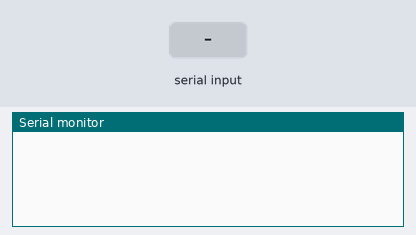
A sketch run on a simulated Arduino Uno, built with avr-gcc and run on an emulated ATmega328P. On the bench: the last lines printed to the serial monitor. The inputs (shaded band) are chosen by the test bench.

Above: at 1.2 s.
1.3 s: "90,45,200\n" received over Serial
At 3.5 s:
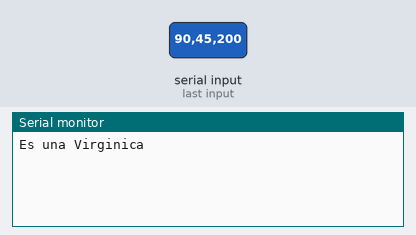
3.8 s: "1,90,45\n" received over Serial
At 5.6 s:
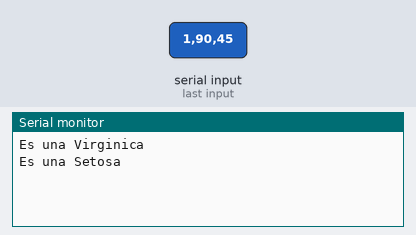

The sketch:

tree.ino
```cpp
int tree(float petalLength, float petalWidth, float sepalLength, float sepalWidth) {
    if (petalLength <= 2.45) {
        return 0; // Setosa
    } else if (petalLength > 2.45 && petalWidth <= 1.75) {
        if (petalLength <= 4.95) {
            if (petalWidth <= 1.65) {
                return 1; // Versicolor
            } else {
                return 2; // Virginica
            }
        } else if (petalWidth <= 1.55) {
            return 2; // Virginica
        } else {
            if (sepalLength <= 6.95) {
                return 1; // Versicolor
            } else {
                return 2; // Virginica
            }
        }
    } else if (petalWidth > 1.75) {
        if (petalLength <= 4.85) {
            if (sepalWidth <= 3.10) {
                return 2; // Virginica
            } else {
                return 1; // Versicolor
            }
        } else {
            return 2; // Virginica
        }
    }
    return -1; // Caso no cubierto
}

void setup() {
    Serial.begin(9600);
}

void loop() {
    if (Serial.available() > 0) {
        // Leer las características
        float petalLength = Serial.parseFloat();
        while (Serial.available() == 0) {}
        float petalWidth = Serial.parseFloat();
        while (Serial.available() == 0) {}
        float sepalLength = Serial.parseFloat();
        while (Serial.available() == 0) {}
        float sepalWidth = Serial.parseFloat();

        // Obtener la predicción del árbol
        int clase = tree(petalLength, petalWidth, sepalLength, sepalWidth);

        // Enviar la clase predicha
        if (clase == 0) {
            Serial.println("Es una Setosa");
        } else if (clase == 1) {
            Serial.println("Es una Versicolor");
        } else if (clase == 2) {
            Serial.println("Es una Virginica");
        } else {
            Serial.println("Clase desconocida");
        }
    }
}
```

Measured:
- after the input at 1.3 s, the serial monitor: prints a new line after 1.0 s (image 1)
- after the input at 3.8 s, the serial monitor: prints a new line after 1.0 s (image 2)
